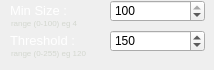
                   <widget class="QWidget" name="method1">
                    <property name="sizePolicy">
                     <sizepolicy hsizetype="Preferred" vsizetype="Fixed">
                      <horstretch>0</horstretch>
                      <verstretch>0</verstretch>
                     </sizepolicy>
                    </property>
                    <property name="minimumSize">
                     <size>
                      <width>0</width>
                      <height>40</height>
                     </size>
                    </property>
                    <widget class="QSpinBox" name="txtRedThresh">
                     <property name="geometry">
                      <rect>
                       <x>110</x>
                       <y>30</y>
                       <width>95</width>
                       <height>22</height>
                      </rect>
                     </property>
                     <property name="maximum">
                      <number>255</number>
                     </property>
                     <property name="value">
                      <number>150</number>
                     </property>
                    </widget>
                    <widget class="QLabel" name="label_26">
                     <property name="geometry">
                      <rect>
                       <x>10</x>
                       <y>30</y>
                       <width>95</width>
                       <height>22</height>
                      </rect>
                     </property>
                     <property name="text">
                      <string>&lt;html&gt;&lt;head/&gt;&lt;body&gt;&lt;p&gt;&lt;span style=&quot; font-size:10pt; color:#ffffff;&quot;&gt;Threshold :&lt;/span&gt;&lt;/p&gt;&lt;/body&gt;&lt;/html&gt;</string>
                     </property>
                    </widget>
                    <widget class="QSpinBox" name="txtRedMinSize">
                     <property name="geometry">
                      <rect>
                       <x>110</x>
                       <y>0</y>
                       <width>95</width>
                       <height>22</height>
                      </rect>
                     </property>
                     <property name="maximum">
                      <number>100</number>
                     </property>
                     <property name="value">
                      <number>100</number>
                     </property>
                    </widget>
                    <widget class="QLabel" name="label_24">
                     <property name="geometry">
                      <rect>
                       <x>10</x>
                       <y>0</y>
                       <width>95</width>
                       <height>22</height>
                      </rect>
                     </property>
                     <property name="text">
                      <string>&lt;html&gt;&lt;head/&gt;&lt;body&gt;&lt;p&gt;&lt;span style=&quot; font-size:10pt; color:#ffffff;&quot;&gt;Min Size :&lt;/span&gt;&lt;/p&gt;&lt;/body&gt;&lt;/html&gt;</string>
                     </property>
                    </widget>
                    <widget class="QLabel" name="label_55">
                     <property name="geometry">
                      <rect>
                       <x>11</x>
                       <y>15</y>
                       <width>95</width>
                       <height>16</height>
                      </rect>
                     </property>
                     <property name="autoFillBackground">
                      <bool>false</bool>
                     </property>
                     <property name="styleSheet">
                      <string notr="true">.QLabel{
background-color: rgba(0,0,0,0);
}</string>
                     </property>
                     <property name="text">
                      <string>&lt;html&gt;&lt;head/&gt;&lt;body&gt;&lt;p&gt;&lt;span style=&quot; font-size:6pt; color:#d3d7cf;&quot;&gt;range (0-100) eg 4&lt;/span&gt;&lt;/p&gt;&lt;/body&gt;&lt;/html&gt;</string>
                     </property>
                    </widget>
                    <widget class="QLabel" name="label_56">
                     <property name="geometry">
                      <rect>
                       <x>11</x>
                       <y>45</y>
                       <width>95</width>
                       <height>16</height>
                      </rect>
                     </property>
                     <property name="autoFillBackground">
                      <bool>false</bool>
                     </property>
                     <property name="styleSheet">
                      <string notr="true">.QLabel{
background-color: rgba(0,0,0,0);
}</string>
                     </property>
                     <property name="text">
                      <string>&lt;html&gt;&lt;head/&gt;&lt;body&gt;&lt;p&gt;&lt;span style=&quot; font-size:6pt; color:#d3d7cf;&quot;&gt;range (0-255) eg 120&lt;/span&gt;&lt;/p&gt;&lt;/body&gt;&lt;/html&gt;</string>
                     </property>
                    </widget>
                   </widget>
